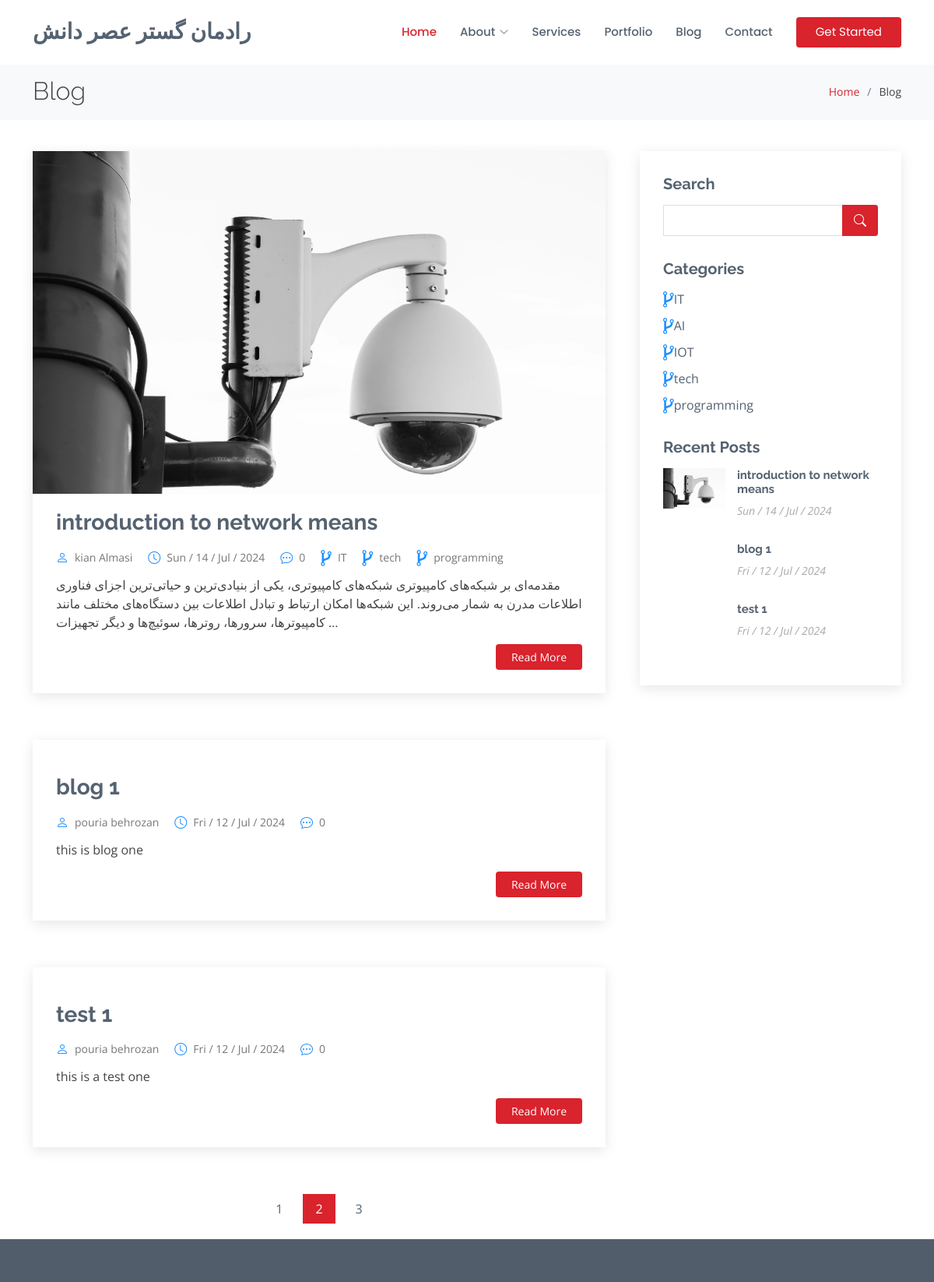
/blog/ (upper part), run on an earlier commit of the app's database.
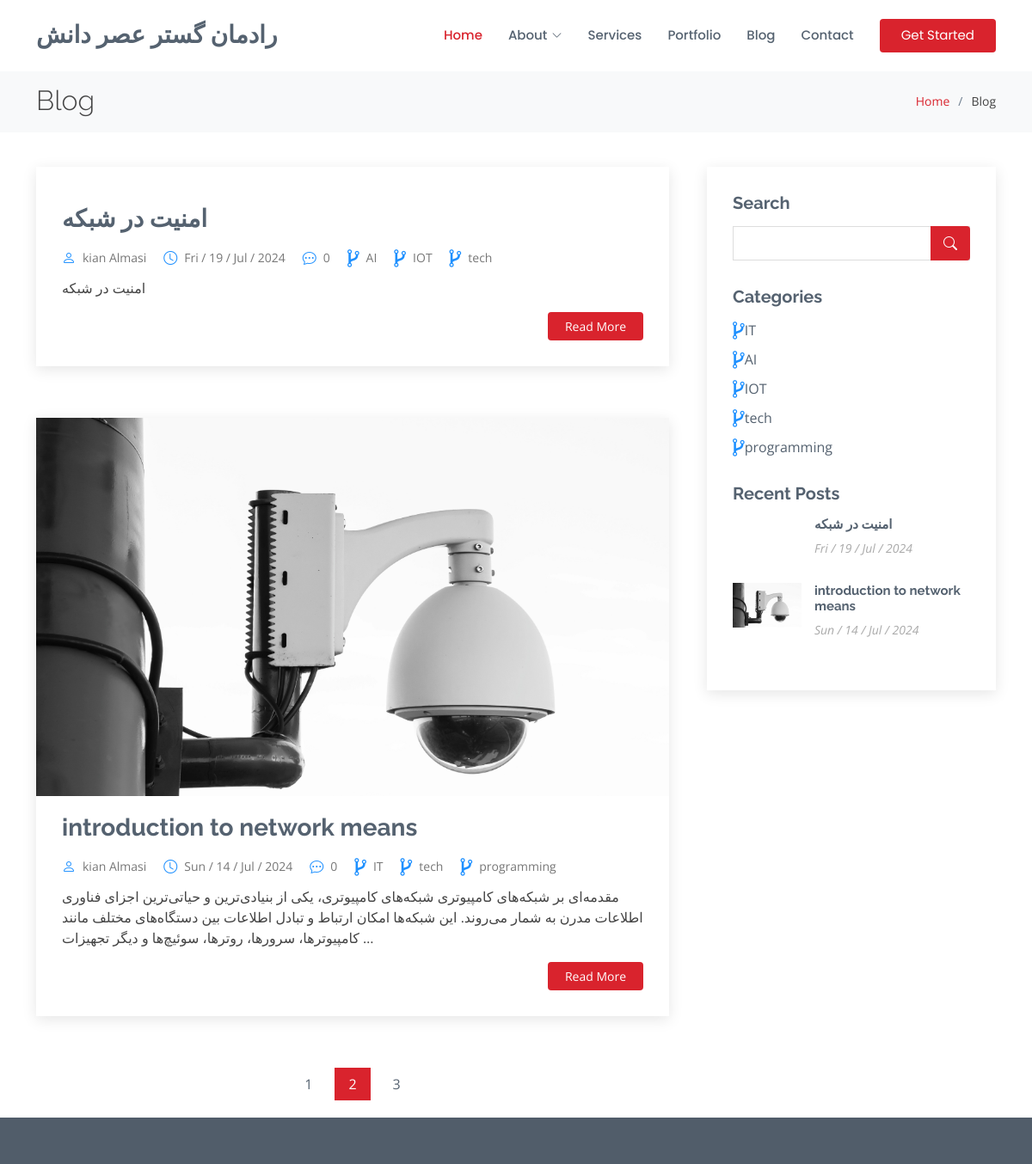
And on a later commit of the database.
### weblog/models.py (models this page shows, shortened)
class post(models.Model):
    image=models.ImageField(upload_to="weblog/",default="weblog/image_file/p2.jpg")
    image_single_blog=models.ImageField(upload_to="weblog/",default="weblog/image_file/p2.jpg")
    title=models.CharField(max_length=255)
    content= models.TextField()
    category=models.ManyToManyField(Category)
    author=models.ForeignKey(User,on_delete=models.SET_NULL,null=True)
    counted_view=models.IntegerField(default=0)
    status=models.BooleanField(default=False)
    writer_image=models.ImageField(upload_to="weblog/",default="weblog/image_file/p2.jpg")
    writer_linkedin_account=models.URLField(default="https://www.linkedin.com/in/kian-almasi-0a4016256/")
    writer_summary=models.TextField()
    published_date=models.DateField(null=True)
    created_date=models.DateTimeField(auto_now_add=True)
    updated_date=models.DateTimeField(auto_now=True)
    class Meta:
        ordering = ["-created_date", "updated_date"]

class Category(models.Model):
    name=models.CharField(max_length=255)

### weblog/views.py (the view)
# urls.py: path('',blog_view,name='blog_view'),
def blog_view (request):
    posts=post.objects.filter(status=1)
    category = Category.objects.all()
    context={'posts':posts,
             'category': category
             }
    return render(request,'blog/blog.html',context)

### templates/blog/blog.html (shortened to what this page needs)
{% load static %}
{% load blog_tags %}
<!DOCTYPE html>
<html lang="en">
<head>
  <link rel="stylesheet" href="https://cdnjs.cloudflare.com/ajax/libs/font-awesome/4.7.0/css/font-awesome.min.css">
  <link href="{% static '/vendor/animate.css/animate.min.css' %}" rel="stylesheet">
  <link href="{% static '/vendor/bootstrap/css/bootstrap.min.css' %}" rel="stylesheet">
  <link href="{% static '/vendor/bootstrap-icons/bootstrap-icons.css' %}" rel="stylesheet">
  <link href="{% static '/vendor/boxicons/css/boxicons.min.css' %}" rel="stylesheet">
  <link href="{% static '/vendor/glightbox/css/glightbox.min.css' %}" rel="stylesheet">
  <link href="{% static '/vendor/remixicon/remixicon.css' %}" rel="stylesheet">
  <link href="{% static '/vendor/swiper/swiper-bundle.min.css' %}" rel="stylesheet">
  <link href="{% static '/static/style.css' %}" rel="stylesheet">
</head>
<body>
  <header id="header" class="fixed-top d-flex align-items-center">
    <div class="container d-flex align-items-center">
      <h1 class="logo me-auto"><a href="{% url 'blog:home' %}">رادمان گستر عصر دانش</a></h1>
      <nav id="navbar" class="navbar">
        <ul>
          <li><a href="{% url 'blog:home' %}" class="active">Home</a></li>
          <li class="dropdown"><a href="#"><span>About</span> <i class="bi bi-chevron-down"></i></a>
          </li>
          <li><a href="{% url 'blog:services' %}">Services</a></li>
          <li><a href="{% url 'blog:portfolio' %}">Portfolio</a></li>
          <li><a href="{% url 'weblog:blog_view' %}">Blog</a></li>
          <li><a href="{% url 'blog:contact' %}">Contact</a></li>
          <li><a href="{% url 'blog:home' %}" class="getstarted">Get Started</a></li>
        </ul>
      </nav>
    </div>
  </header>
  <main id="main">
    <section id="breadcrumbs" class="breadcrumbs">
      <div class="container">
        <div class="d-flex justify-content-between align-items-center">
          <h2>Blog</h2>
          <ol>
            <li><a href="{% url 'blog:home' %}">Home</a></li>
            <li>Blog</li>
          </ol>
        </div>
      </div>
    </section>
    <section id="blog" class="blog">
      <div class="container" data-aos="fade-up">
        <div class="row">
          <div class="col-lg-8 entries">
            {%for post in posts%}
            <article class="entry">
              <div class="entry-img">
                <img src="{{post.image.url}}" alt="" class="img-fluid">
              </div>
              <h2 class="entry-title">
                <a href="{% url 'weblog:blog_single' pid=post.id%}">{{post.title}}</a>
              </h2>
              <div class="entry-meta">
                <ul>
                    <li class="d-flex align-items-center"><i class="bi bi-person" style="color:DodgerBlue"></i> <a href="{% url 'weblog:blog_single' pid=post.id%}">{{post.author.get_full_name}}</a></li>
                    <li class="d-flex align-items-center"><i class="bi bi-clock" style="color:DodgerBlue"></i> <a href="{% url 'weblog:blog_single' pid=post.id%}">{{ post.published_date|date:"D / d / M / Y"}}</a></li>
                    <li class="d-flex align-items-center"><i class="bi bi-chat-dots" style="color:DodgerBlue"></i> <a href="{% url 'weblog:blog_single' pid=post.id%}">{{post.counted_view}}</a></li>
                    {% for cat in post.category.all %}
                    <li class="d-flex align-items-center"><i style="font-size:24px;color:DodgerBlue" class="fa">&#xf126;</i> <a href="{% url 'weblog:blog_single' pid=post.id%}">{{ cat.name }}</a></li>
                    {% endfor %}
                </ul>
            </div>
              <div class="entry-content">
                <p>{{post.content|truncatechars:250}}</p>
                <div class="read-more">
                  <a href="{% url 'weblog:blog_single' pid=post.id%}">Read More</a>
                </div>
              </div>
            </article>
            {%endfor%}
            <div class="blog-pagination">
              <ul class="justify-content-center">
                <li><a href="active">1</a></li>
                <li class="active"><a href="#">2</a></li>
                <li><a href="active">3</a></li>
              </ul>
            </div>
          </div>
          <div class="col-lg-4">
            <div class="sidebar">
              <h3 class="sidebar-title">Search</h3>
              <div class="sidebar-item search-form">
                <form action="">
                  <input type="text">
                  <button type="submit"><i class="bi bi-search"></i></button>
                </form>
              </div>
              <h3 class="sidebar-title">Categories</h3>
              <div class="sidebar-item categories">
                <ul>
                  {% for cat in category %}
                  <li class="d-flex align-items-center"><i style="font-size:24px;color:DodgerBlue" class="fa">&#xf126;</i> <a href="{% url 'weblog:blog_single' cat.id %}">{{ cat.name }}</a></li>
                  {% endfor %}
                </ul>
              </div>
              <h3 class="sidebar-title">Recent Posts</h3>
              {%for post in posts %}
              <div class="sidebar-item recent-posts">
                <div class="post-item clearfix">
                    <img src="{{post.image.url}}" alt="">
                    <h4><a href="/blog/{{post.id}}">{{post.title}}</a></h4>
                    <time datetime="2020-01-01">{{ post.published_date|date:"D / d / M / Y"}}</time>
                </div>
              </div>
              {%endfor%}
            </div>
          </div>
        </div>
      </div>
    </section>
  </main>
  <footer id="footer">
    <div class="footer-top">
    </div>
  </footer>
</body>
</html>

What changed in the data, as far as the page shows it:
removed post: title "blog 1", author.get_full_name "pouria behrozan", published_date "Fri / 12 / Jul / 2024", counted_view "0", content "this is blog one"
removed post: title "test 1", author.get_full_name "pouria behrozan", published_date "Fri / 12 / Jul / 2024", counted_view "0", content "this is a test one"
added post: title "امنیت در شبکه", author.get_full_name "kian Almasi", published_date "Fri / 19 / Jul / 2024", counted_view "0", content "امنیت در شبکه", Category (name "AI"), Category (name "IOT"), Category (name "tech")
